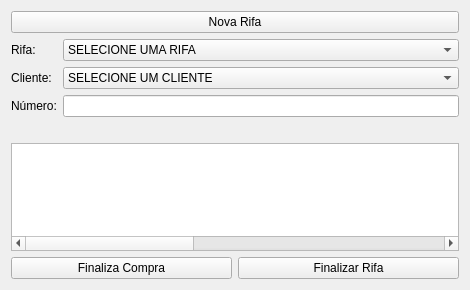
<?xml version="1.0" encoding="UTF-8"?>
<ui version="4.0">
 <class>Form</class>
 <widget class="QWidget" name="Form">
  <property name="geometry">
   <rect>
    <x>0</x>
    <y>0</y>
    <width>470</width>
    <height>290</height>
   </rect>
  </property>
  <property name="windowTitle">
   <string>Form</string>
  </property>
  <layout class="QVBoxLayout" name="verticalLayout">
   <item>
    <widget class="QPushButton" name="novo_btn">
     <property name="text">
      <string>Nova Rifa</string>
     </property>
    </widget>
   </item>
   <item>
    <layout class="QFormLayout" name="formLayout">
     <item row="0" column="0">
      <widget class="QLabel" name="label_5">
       <property name="text">
        <string>Rifa:</string>
       </property>
      </widget>
     </item>
     <item row="0" column="1">
      <widget class="QComboBox" name="combo_rifas">
       <property name="accessibleDescription">
        <string/>
       </property>
       <item>
        <property name="text">
         <string>SELECIONE UMA RIFA</string>
        </property>
       </item>
      </widget>
     </item>
     <item row="1" column="0">
      <widget class="QLabel" name="label_4">
       <property name="text">
        <string>Cliente:</string>
       </property>
       <property name="alignment">
        <set>Qt::AlignCenter</set>
       </property>
      </widget>
     </item>
     <item row="1" column="1">
      <widget class="QComboBox" name="combo_clientes">
       <property name="accessibleDescription">
        <string>SELECIONE UM CLIENTE</string>
       </property>
       <property name="editable">
        <bool>false</bool>
       </property>
       <property name="currentText">
        <string>SELECIONE UM CLIENTE</string>
       </property>
       <item>
        <property name="text">
         <string>SELECIONE UM CLIENTE</string>
        </property>
       </item>
      </widget>
     </item>
     <item row="2" column="0">
      <widget class="QLabel" name="label_6">
       <property name="text">
        <string>Número:</string>
       </property>
      </widget>
     </item>
     <item row="2" column="1">
      <widget class="QLineEdit" name="numero_line"/>
     </item>
    </layout>
   </item>
   <item>
    <widget class="QLabel" name="avisos_label">
     <property name="text">
      <string/>
     </property>
     <property name="alignment">
      <set>Qt::AlignCenter</set>
     </property>
    </widget>
   </item>
   <item>
    <widget class="QTableWidget" name="tableWidget">
     <attribute name="horizontalHeaderVisible">
      <bool>false</bool>
     </attribute>
     <column>
      <property name="text">
       <string/>
      </property>
     </column>
     <column>
      <property name="text">
       <string/>
      </property>
     </column>
     <column>
      <property name="text">
       <string/>
      </property>
     </column>
     <column>
      <property name="text">
       <string/>
      </property>
     </column>
     <column>
      <property name="text">
       <string/>
      </property>
     </column>
     <column>
      <property name="text">
       <string/>
      </property>
     </column>
     <column>
      <property name="text">
       <string/>
      </property>
     </column>
     <column>
      <property name="text">
       <string/>
      </property>
     </column>
     <column>
      <property name="text">
       <string/>
      </property>
     </column>
     <column>
      <property name="text">
       <string/>
      </property>
     </column>
    </widget>
   </item>
   <item>
    <layout class="QHBoxLayout" name="horizontalLayout">
     <item>
      <widget class="QPushButton" name="compra_btn">
       <property name="text">
        <string>Finaliza Compra</string>
       </property>
      </widget>
     </item>
     <item>
      <widget class="QPushButton" name="finaliza_btn">
       <property name="text">
        <string>Finalizar Rifa</string>
       </property>
      </widget>
     </item>
    </layout>
   </item>
  </layout>
 </widget>
 <resources/>
 <connections/>
</ui>
